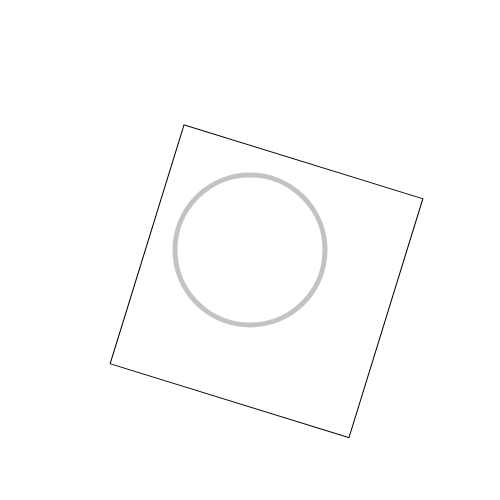
Frame 1 (no input)
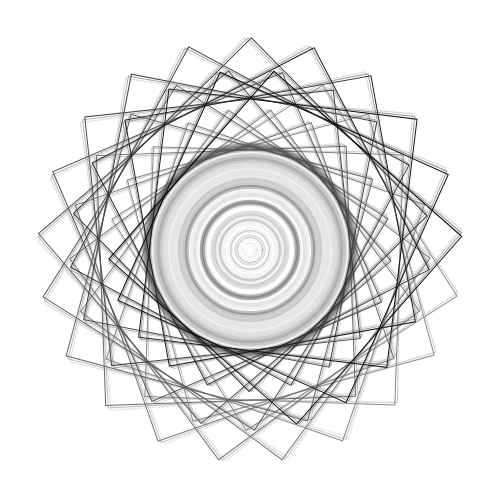
Frame 60 (no input)
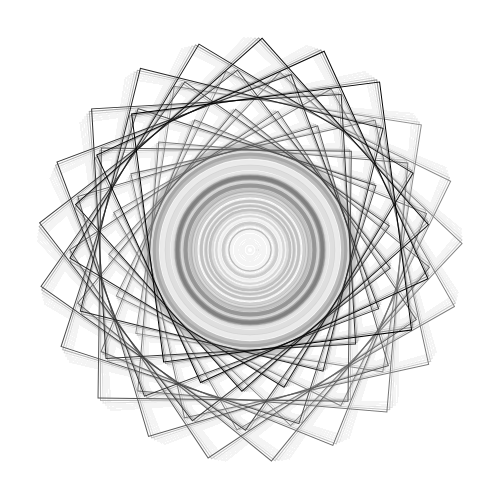
Frame 120 (the mouse pressed at the canvas centre since frame 60)

The p5.js sketch that drew these frames (run headless with seeded random() and noise() and a simulated clock; from frame 60 on, the mouse is pressed at the canvas centre):

// p5.js sketch
// ── sketch.js
let a=0;
function setup() {
  createCanvas(500, 500);
  background(255);
}
function draw() {
  background(255,10);
  a+=0.3;
  noFill();
  push();  //围绕中心旋转的矩形
    stroke(0);
    translate(250,250);
    rotate(a);
    translate(-100,-100);
    rect(0,0,250,250);
  pop();
  push();  //随机缩放的圆形
    stroke(0,60);
    translate(250,250);
    scale(random(7));
    ellipse(0,0,30,30);
  pop();
}
